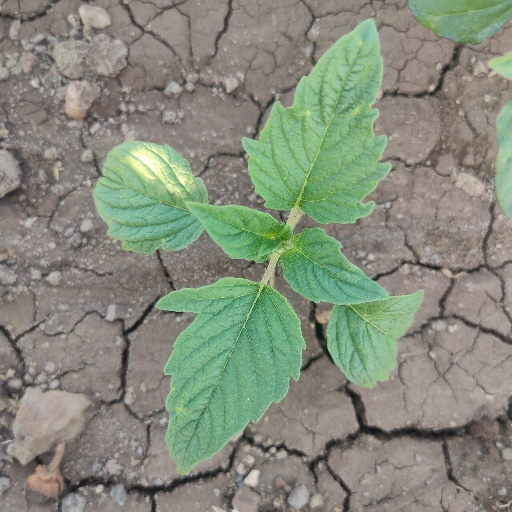
#> input picture perform_detection/crop_1.jpeg, 512 x 512 px
$ jupyter execute --allow-errors detection.ipynb
#> lines starting #> are read from the running program, lines starting #| are printed output that depends on the picture
[cell 1]
import cv2
import numpy as np
import matplotlib.pyplot as plt
import time
import os

[cell 2]
# Load Yolo
print("[INFO] loading YOLO from disk...")
#> (the rest of this cell did not finish here and is left out)

[cell 3]
def detect(img, N):
    # Loading image
#> called with img = 'crop_1.jpeg', N = 1
    img = cv2.imread(img)
#> img is the input picture: shape (512, 512, 3); mean B, G, R 123.7, 139.5, 133.2
    #img = cv2.resize(img, None, fx=0.4, fy=0.4)
    height, width, channels = img.shape
#> height = 512; width = 512; channels = 3

    # Detecting objects
    blob = cv2.dnn.blobFromImage(img, 0.00392, (512, 512), (0, 0, 0), True, crop=False)
    net.setInput(blob)
    start = time.time()
    outs = net.forward(output_layers)
    end = time.time()

    #show timing information on YOLO
    print("[INFO] YOLO took {:.6f} seconds".format(end - start))
    # Showing informations on the screen
    class_ids = []
    confidences = []
    boxes = []
    for out in outs:
        for detection in out:
            scores = detection[5:]
            class_id = np.argmax(scores)
            confidence = scores[class_id]
            if confidence > 0.5:
                # Object detected
                center_x = int(detection[0] * width)
                center_y = int(detection[1] * height)
                w = int(detection[2] * width)
                h = int(detection[3] * height)

                # Rectangle coordinates
                x = int(center_x - w / 2)
                y = int(center_y - h / 2)

                boxes.append([x, y, w, h])
                confidences.append(float(confidence))
                class_ids.append(class_id)

    indexes = cv2.dnn.NMSBoxes(boxes, confidences, 0.5, 0.4)
    font = cv2.FONT_HERSHEY_SIMPLEX
    for i in range(len(boxes)):
        if i in indexes:
            x, y, w, h = boxes[i]
            label = str(classes[class_ids[i]])
            confidence = str(round(confidences[i], 2))
            color = colors[class_ids[i]]
            cv2.rectangle(img, (x, y), (x + w, y + h), color, 2)
            cv2.putText(img, label+" "+confidence, (x, y-5), font, 0.5, color, 2)

    det = cv2.cvtColor(img,cv2.COLOR_BGR2RGB)
    plt.figure(figsize=(12,8))
    plt.axis('off')
    plt.imshow(det)

    #save detected image
    path = 'output_'+str(N)+'.jpeg'
    det = cv2.cvtColor(img,cv2.COLOR_RGB2BGR)
    cv2.imwrite(path,det)

    return plt

#> (a cell that did not finish here is left out)

#> (a cell that did not finish here is left out)

#> call 2 of detect, with img = 'crop_2.jpeg', N = 2
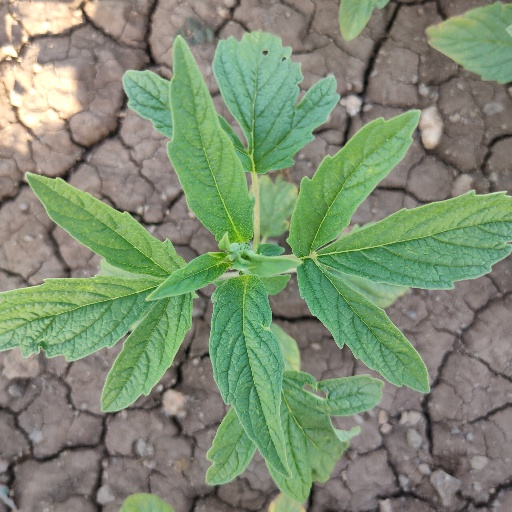
#> input picture perform_detection/crop_2.jpeg, 512 x 512 px
#> in detect, img is the input picture: shape (512, 512, 3); mean B, G, R 114.5, 140.8, 126.1

#> (a cell that did not finish here is left out)

#> call 3 of detect, with img = 'weed_1.jpeg', N = 3
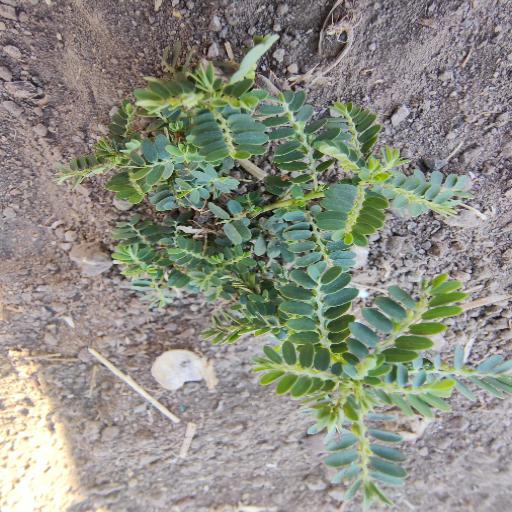
#> input picture perform_detection/weed_1.jpeg, 512 x 512 px
#> in detect, img is the input picture: shape (512, 512, 3); mean B, G, R 131.8, 142.1, 140.8

#> (a cell that did not finish here is left out)

#> call 4 of detect, with img = 'weed_2.jpeg', N = 4
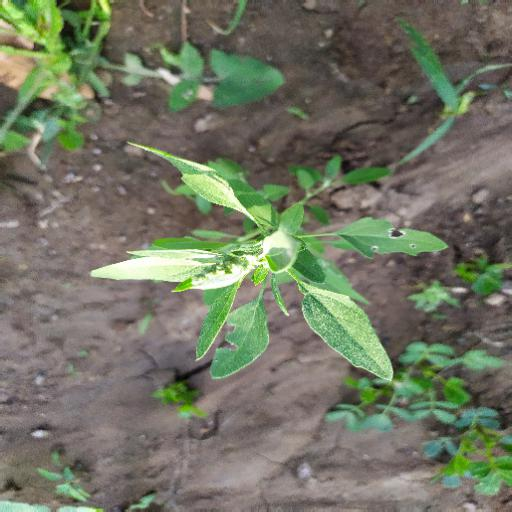
#> input picture perform_detection/weed_2.jpeg, 512 x 512 px
#> in detect, img is the input picture: shape (512, 512, 3); mean B, G, R 99.2, 117.2, 113.3
